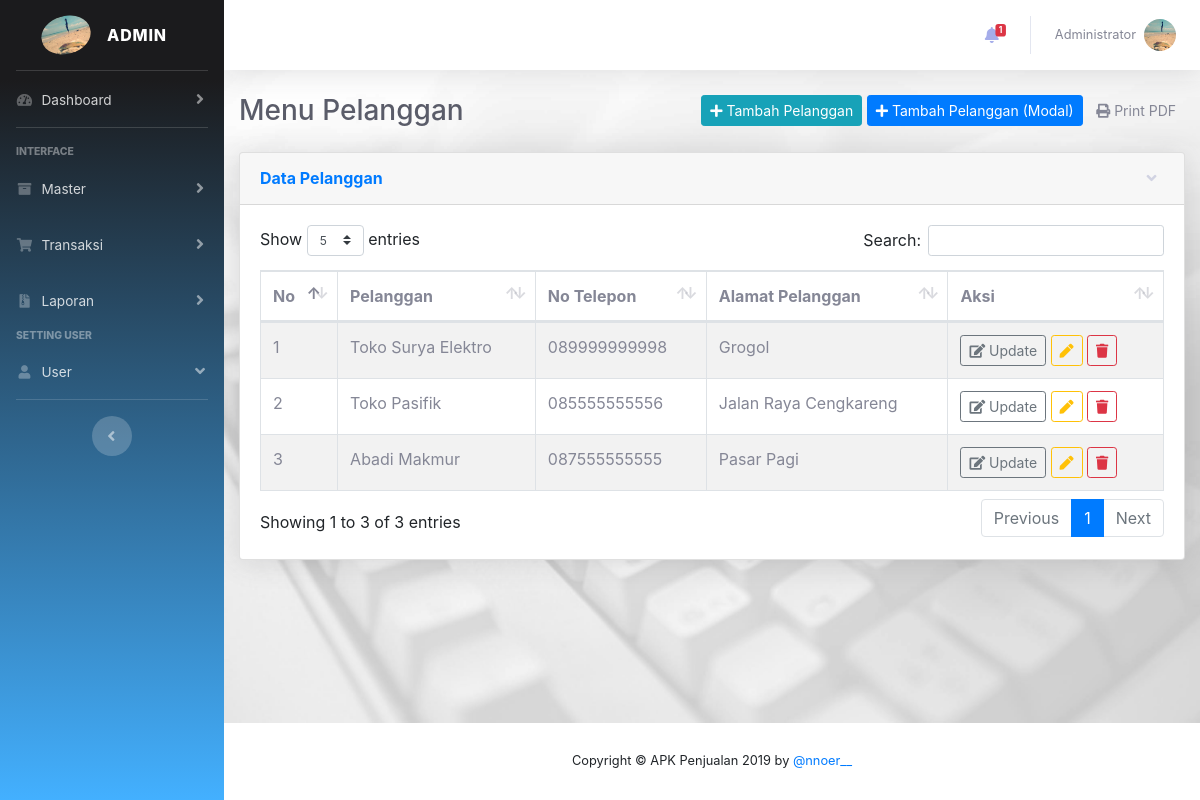
Screenshot of /?page=pelanggan (signed in) with the database file from the repository.
### tables this page shows
CREATE TABLE `tb_users` (
  `id_users` int(11) NOT NULL,
  `username` varchar(30) NOT NULL,
  `nama_user` varchar(30) NOT NULL,
  `password` varchar(256) NOT NULL,
  `level` int(1) NOT NULL,
  `image` varchar(128) NOT NULL
);

CREATE TABLE `tb_pelanggan` (
  `id_pelanggan` int(11) NOT NULL,
  `nama_pelanggan` varchar(35) NOT NULL,
  `notelp` varchar(15) NOT NULL,
  `alamat_pelanggan` text NOT NULL
);

### classcrud/class.crud.php (called while the page is built, shortened)
<?php
class Pelanggan
{
    public function tampil_pelanggan($koneksi)
    {
        $qry = $koneksi->query("SELECT * FROM tb_pelanggan ORDER BY id_pelanggan");
        return $qry;
        return $data;
    }
}
$pelanggan = new Pelanggan();
?>

### views/pelanggan.php (the view, shortened to what this page needs)
<!DOCTYPE html>
<html>
<head>
</head>
<body>
    <section class="content-header">
        <div class="d-sm-flex align-items-center justify-content-between mb-4">
            <h3 class="h3 mb-0 text-gray-800">
                Menu Pelanggan
            </h3>
            <div class="row">
                <div class="col-lg-12">
                    <div class="float-right">
                        <a href="?page=tambahpelanggan" class="btn btn-info btn-sm">
                            <i class="fa fa-plus"></i> Tambah Pelanggan
                        </a>
                        <button type="button" class="btn btn-primary btn-sm" id="tambahdatapelanggan" data-toggle="modal" data-target="#tambahpelanggan">
                            <i class="fa fa-plus"></i> Tambah Pelanggan (Modal)
                        </button>
                        <a href="cetak_fpdf_pelanggan.php" target="_blank" class="btn btn-default btn-sm">
                            <i class="fa fa-print"></i> Print PDF
                        </a>
                    </div>
                </div>
            </div>
    </section>
    <section class="content-body">
        <div class="card shadow mb-4">
            <a href="#collapseCardExample" class="d-block card-header py-3" data-toggle="collapse" role="button" aria-expanded="true" aria-controls="collapseCardExample">
                <h6 class="m-0 font-weight-bold text-primary">Data Pelanggan</h6>
            </a>
            <div class="collapse show" id="collapseCardExample">
                <div class="card-body">
                    <div class="row">
                        <div class="col-lg-12">
                            <div class="table-responsive">
                                <table class="table table-bordered table-hover table-striped" id="dataTable">
                                    <thead>
                                        <tr>
                                            <th>No</th>
                                            <th>Pelanggan</th>
                                            <th>No Telepon</th>
                                            <th>Alamat Pelanggan</th>
                                            <th>Aksi</th>
                                        </tr>
                                    </thead>
                                    <tbody>
                                        <?php $no = 1; ?>
                                        <?php $query = $pelanggan->tampil_pelanggan($koneksi); ?>
                                        <?php foreach ($query as $q => $data) { ?>
                                            <tr>
                                                <td><?= $no++ ?></td>
                                                <td><?= ucwords($data['nama_pelanggan']); ?></td>
                                                <td><?= ucwords($data['notelp']); ?></td>
                                                <td><?= ucwords($data['alamat_pelanggan']); ?></td>
                                                <td>
                                                    <a href="?page=ubahpelanggan&id=<?php echo $data['id_pelanggan']; ?>" class="btn btn-outline-secondary btn-sm"><i class="fa fa-edit"></i> Update</a>
                                                    <a id="ubahdatapelanggan" data-toggle="modal" data-target="#ubahpelanggan" data-id="<?php echo $data['id_pelanggan']  ?>" data-namapl="<?php echo $data['nama_pelanggan']; ?>" data-notelppl="<?php echo $data['notelp']; ?>" data-alamatpl="<?php echo $data['alamat_pelanggan']; ?>"><button class="btn btn-outline-warning btn-sm"><i class="fa fa-pen"></i> </button></a>
                                                    <a href="?page=pelanggan&hapus=<?php echo $data['id_pelanggan']; ?>" class="btn btn-outline-danger btn-sm" id="alertHapus" onclick="return confirm('Yakin Ingin Di Hapus');"><i class="fa fa-trash"></i> </a>
                                                </td>
                                            </tr>
                                        <?php } ?>
                                    </tbody>
                                </table>
                            </div>
                        </div>
                    </div>
                </div>
            </div>
        </div>
    </section>
</body>
</html>

### index.php (shortened to what this page needs)
<?php
require_once "classcrud/class.crud.php";
?>
<!DOCTYPE html>
<html lang="en">
<head>
    <link href="assets/vendor/fontawesome-free/css/all.min.css" rel="stylesheet" type="text/css">
    <link href="assets/css/sb-admin-2.min.css" rel="stylesheet">
    <link href="assets/css/style.css" rel="stylesheet">
    <link href="assets/bootstrap4/css/bootstrap.min.css" rel="stylesheet">
    <link href="assets/vendor/datatables/dataTables.bootstrap4.min.css" rel="stylesheet">
</head>
<body id="page-top">
    <div id="wrapper">
        <ul class="navbar-nav bg-gradient-primary sidebar sidebar-dark accordion" id="accordionSidebar">
            <a class="sidebar-brand d-flex align-items-center justify-content-center" href="?page=dashboard">
                <div class="sidebar-brand-icon rotate-n-15">
                    <?php $id = $_SESSION['adm']['id_users']; ?>
                    <?php
                    $query = $koneksi->query("SELECT * FROM tb_users WHERE id_users = '$id'");
                    $row = $query->fetch_assoc();
                    ?>
                    <img src="assets/mycss/img/<?php echo $row['image']; ?>" class="img-profile rounded-circle" style="width: 50px;" alt="Cinque Terre">
                </div>
                <div class="sidebar-brand-text mx-3"><?php echo $_SESSION['adm']['level'] == 1 ? "Admin" : ($_SESSION['adm']['level'] == 2 ? "Gudang" : "HRD"); ?><sup></sup></div>
            </a>
            <hr class="sidebar-divider my-0">
            <li class="nav-item">
                <a class="nav-link collapsed" href="#" data-toggle="collapse" data-target="#collapseOne" aria-expanded="true" aria-controls="collapseOne">
                    <i class="fas fa-fw fa-tachometer-alt"></i>
                    <span>Dashboard</span>
                </a>
            </li>
            <hr class="sidebar-divider">
            <div class="sidebar-heading">
                Interface
            </div>
            <?php if (@$_SESSION['administrator']) : ?>
                <li class="nav-item">
                    <a class="nav-link collapsed" href="#" data-toggle="collapse" data-target="#collapseTwo" aria-expanded="true" aria-controls="collapseTwo">
                        <i class="fas fa-fw fa-archive"></i>
                        <span>Master</span>
                    </a>
                </li>
            <?php endif; ?>
            <?php if (@$_SESSION['administrator']) : ?>
                <li class="nav-item">
                    <a class="nav-link collapsed" href="#" data-toggle="collapse" data-target="#collapseThree" aria-expanded="true" aria-controls="collapseThree">
                        <i class="fas fa-fw fa-shopping-cart"></i>
                        <span>Transaksi</span>
                    </a>
                </li>
            <?php endif; ?>
            <?php if (@$_SESSION['administrator'] || @$_SESSION['pimpinan']) : ?>
                <li class="nav-item">
                    <a class="nav-link collapsed" href="#" data-toggle="collapse" data-target="#collapseUtilities2" aria-expanded="true" aria-controls="collapseUtilities2">
                        <i class="fas fa-fw fa-file-archive"></i>
                        <span>Laporan</span>
                    </a>
                </li>
            <?php endif; ?>
            <?php if (@$_SESSION['administrator']) : ?>
                <div class="sidebar-heading">
                    Setting User
                </div>
                <li class="nav-item">
                    <a class="nav-link" href="#" data-toggle="collapse" data-target="#collapsePages" aria-expanded="true" aria-controls="collapsePages">
                        <i class="fas fa-fw fa-user"></i>
                        <span>User</span>
                    </a>
                </li>
            <?php endif; ?>
            <hr class="sidebar-divider d-none d-md-block">
            <div class="text-center d-none d-md-inline">
                <button class="rounded-circle border-0" id="sidebarToggle"></button>
            </div>
        </ul>
        <div id="content-wrapper" class="d-flex flex-column">
            <div id="content" class="content-bg">
                <nav class="navbar navbar-expand navbar-light bg-white topbar mb-4 static-top shadow">
                    <ul class="navbar-nav ml-auto">
                        <?php $query = $koneksi->query("SELECT * FROM data_stok INNER JOIN tb_barang ON data_stok.id_brg = tb_barang.id_brg WHERE stok <= 10"); ?>
                        <?php $jdata = $query->num_rows; ?>
                        <li class="nav-item dropdown no-arrow mx-1">
                            <a class="nav-link dropdown-toggle" href="#" id="alertsDropdown" role="button" data-toggle="dropdown" aria-haspopup="true" aria-expanded="false">
                                <i class="fas fa-bell fa-fw"></i>
                                <?php if ($jdata) { ?>
                                    <span class="badge badge-danger badge-counter"><?php echo $jdata; ?></span></span>
                                <?php } ?>
                            </a>
                        </li>
                        <?php $id = $_SESSION['adm']['id_users']; ?>
                        <?php
                        $query = $koneksi->query("SELECT * FROM tb_users WHERE id_users = '$id'");
                        $row = $query->fetch_assoc();
                        ?>
                        <li class="nav-item dropdown no-arrow">
                            <a class="nav-link dropdown-toggle" href="#" id="userDropdown" role="button" data-toggle="dropdown" aria-haspopup="true" aria-expanded="false">
                                <span class="mr-2 d-none d-lg-inline text-gray-600 small">
                                    <?= ucwords($row['username']); ?>
                                </span>
                                <img class="img-profile rounded-circle" src="assets/mycss/img/<?= $row['image']; ?>">
                            </a>
                        </li>
                    </ul>
                </nav>
                <div class="container-fluid">
                    <?php if (@$_GET['page'] == 'pelanggan') { ?>
                        <?php if (!@$_SESSION['administrator']) { ?>
                            <?php echo "<script>alert('Maaf anda tidak punya akses kesini');</script>"; ?>
                            <?php echo "<script>window.location.href='?page=dashboard';</script>"; ?>
                        <?php } else { ?>
                            <?php require_once 'views/pelanggan.php'; ?>
                        <?php } ?>
                    <?php } ?>
                </div>
            </div>
            <footer class="sticky-footer bg-white">
                <div class="container my-auto">
                    <div class="copyright text-center my-auto">
                        <span>Copyright &copy; APK Penjualan 2019 by <a href="https://www.instagram.com/nnoer__/" target="_blank">@nnoer__</a></span>
                    </div>
                </div>
            </footer>
        </div>
    </div>
</body>
</html>

### assets/css/style.css (style rules this page uses)
.content-bg { background-image: url("../img/bunga.jpg"); background-repeat: no-repeat; background-size: cover; background-position: center; }

### rows the page displays
tb_users: image (picture), username "Administrator"
tb_pelanggan: nama_pelanggan "Toko Surya Elektro", notelp "089999999998", alamat_pelanggan "Grogol"
tb_pelanggan: nama_pelanggan "Toko Pasifik", notelp "085555555556", alamat_pelanggan "Jalan Raya Cengkareng"
tb_pelanggan: nama_pelanggan "Abadi Makmur", notelp "087555555555", alamat_pelanggan "Pasar Pagi"

### other values shown
$jdata "1"
